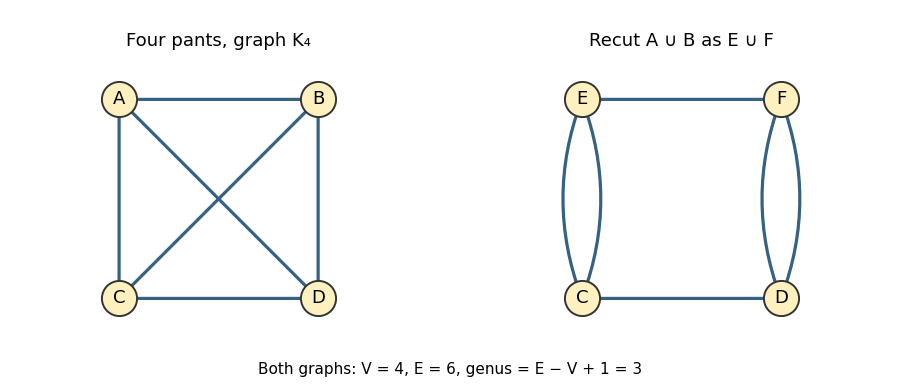

Generate this figure with Python:
"""Two genus-three pants graphs related by recutting; writes PNG to cwd.
Tested with Python 3.14.4, numpy 2.3.5 and matplotlib 3.10.7.
"""
from pathlib import Path
import matplotlib
matplotlib.use('Agg')
import matplotlib.pyplot as plt
from matplotlib.patches import FancyArrowPatch

def graph(ax, positions, edges):
    for a, b, curve in edges:
        ax.add_patch(FancyArrowPatch(positions[a], positions[b], arrowstyle='-', connectionstyle=f'arc3,rad={curve}', lw=2.3, color='#356282'))
    for name, (x, y) in positions.items():
        ax.scatter([x], [y], s=640, c='#fff1bf', edgecolors='#333333', linewidths=1.4, zorder=3)
        ax.text(x, y, name, ha='center', va='center', fontsize=13, zorder=4)
    ax.set_xlim(-.4, 2.4)
    ax.set_ylim(-.45, 2.45)
    ax.set_aspect('equal')
    ax.axis('off')

def main():
    fig, axes = plt.subplots(1, 2, figsize=(9, 3.9), dpi=100, facecolor='white')
    pos = {'A': (0, 2), 'B': (2, 2), 'C': (0, 0), 'D': (2, 0)}
    graph(axes[0], pos, [(a, b, 0) for a, b in [('A', 'B'), ('A', 'C'), ('A', 'D'), ('B', 'C'), ('B', 'D'), ('C', 'D')]])
    pos = {'E': (0, 2), 'F': (2, 2), 'C': (0, 0), 'D': (2, 0)}
    graph(axes[1], pos, [('C', 'E', .19), ('C', 'E', -.19), ('D', 'F', .19), ('D', 'F', -.19), ('C', 'D', 0), ('E', 'F', 0)])
    axes[0].set_title('Four pants, graph K₄', fontsize=13)
    axes[1].set_title('Recut A ∪ B as E ∪ F', fontsize=13)
    fig.text(.5, .04, 'Both graphs: V = 4, E = 6, genus = E − V + 1 = 3', ha='center', fontsize=11)
    fig.subplots_adjust(left=.025, right=.975, top=.86, bottom=.12, wspace=.18)
    fig.savefig(Path.cwd() / 'paper-117-pants-graphs.png', facecolor='white', transparent=False)
    plt.close(fig)

if __name__ == '__main__':
    main()
